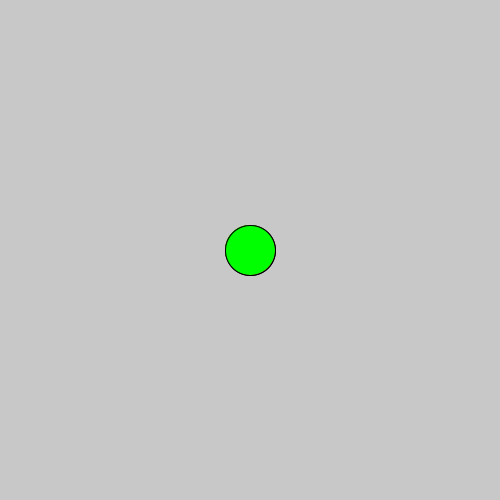
Frame 1 (no input)
Frame 60 (the mouse pressed at the canvas centre just before this capture): identical to frame 1, image omitted
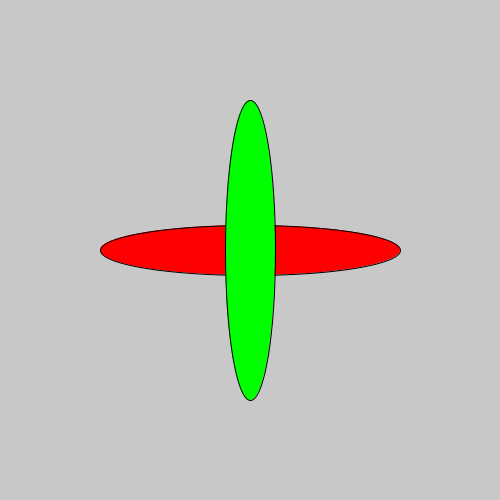
Frame 120 (the mouse held since frame 60 and released just before this capture)

The Processing sketch that drew these frames (run headless with seeded random() and noise(); from frame 60 on, the mouse is pressed at the canvas centre):

// Processing sketch: Unit01_06
// ── Unit01_06.pde
void setup() {
  size(500, 500);
}

void draw() {
  background(200);
  fill(255,0, 0);
  ellipse(250, 250, mouseX+50, 50);
  
  fill(0, 255, 0);
  ellipse(250, 250, 50, mouseY+50);
}
